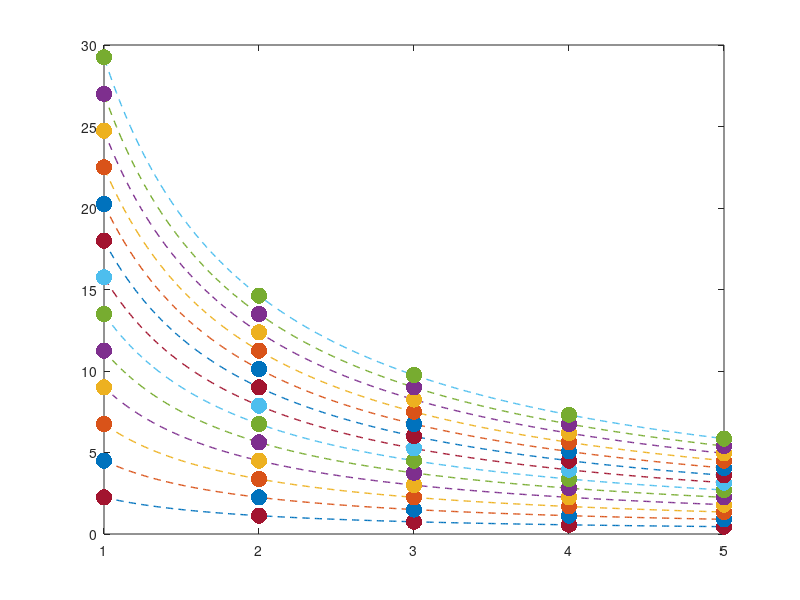

Write the MATLAB code that produced this figure. (Note: this script raises an error after producing the figure.)
% Probando cosas
clear, clc, close all

% Define colors
space_cadet = [37, 37, 65]/255 ;
light_sea_green = [32, 171, 161]/255;
bisque = [255, 225, 194]/255;
dark_orange = [255, 141, 26]/255;
brick_red = [206, 54, 79]/255;
ocean_blue = [73, 56, 181]/255;

% Define physic variables
N = 1:0.01:5; % Numero de vueltas del polipasto
N_d = 1:1:5; % Numero de vueltas del polipasto discreto
h = 0:1:12; % Numero de hilos del actuador
n = 8; % My number of wires

F_max = zeros(length(h), length(N)); % Force
F_rec = zeros(length(h), length(N)); % Force

F_max_d = zeros(length(h), length(N_d)); % Force
F_rec_d = zeros(length(h), length(N_d)); % Force

% Define graphic variables
color_plot_F = zeros(length(h), 3);

%% GET DATA
% Maximum Force
for i=1:length(h) 
    F_max(i,:) = 2.25*i./N;
    F_max_d(i,:) = 2.25*i./N_d;
    if i == 1
        color_plot_F(i,:) = light_sea_green(1,:);
    elseif i == n
        color_plot_F(i,:) = dark_orange(1,:);
    else
        color_plot_F(i,:) = bisque(1,:);
    end
end

% Minimum Force
for i=1:length(h) 
    F_rec(i,:) = 0.9*i.*N;
    F_rec_d(i,:) = 0.9*i.*N_d;
    if i == 1
        color_plot_F(i,:) = light_sea_green(1,:);
    elseif i == n
        color_plot_F(i,:) = dark_orange(1,:);
    else
        color_plot_F(i,:) = bisque(1,:);
    end
end

% F_max = normr(F_max);
% F_max_d = normr(F_max_d);

F_dif = - F_rec + F_max;
F_dif_d = - F_rec_d + F_max_d;

%% PLOTS 
fig_w = 20;
fig_h = 30;
fig_pos = [0 0 fig_w fig_h];
pdf_size = [fig_w fig_h-9];

% Force max
force_max_plot = figure('Name','Paraller Hoist SMA Actuator Forces','NumberTitle','off', 'Color', 'white', 'Units','centimeters', 'Position', fig_pos);
plot(N,F_max,'--','LineWidth',1)
hold on
plot(N_d,F_max_d,'.','MarkerSize',35);
colororder(color_plot_F)
xlabel('\fontsize{30}Number of hoist turns')
ylabel('\fontsize{30}Heating pull force (kg)')
legend('','','','','','','','','Theorical curves','','','','', ...
       'Single SMA Actuator','','','','','','', ...
       'Parallel Hoist SMA Actuator (8 wires)', ...
       'Parallel Hoist SMA Actuator (h wires)', ...
       'Location','northwest', ...
        'FontSize', 20)
grid off
xlim([1, N(end)])
set(gca,'fontsize', 25) 
grid on

% Force rec
force_rec_plot = figure('Name','Paraller Hoist SMA Actuator Forces','NumberTitle','off', 'Color', 'white', 'Units','centimeters', 'Position', fig_pos);
plot(N,F_rec, '--', 'LineWidth',1)
hold on
plot(N_d,F_rec_d,'.','MarkerSize',35);
colororder(color_plot_F)
xlabel('\fontsize{30}Number of hoist turns')
ylabel('\fontsize{30}Cooling deformation force (kg)')
legend('','','','','','','','','Theorical curves','','','','', ...
       'Single SMA Actuator','','','','','','', ...
       'Parallel Hoist SMA Actuator (8 wires)', ...
       'Parallel Hoist SMA Actuator (h wires)', ...
       'Location','northwest', ...
        'FontSize', 20)
grid off
xlim([1, N(end)])
set(gca,'fontsize', 25) 
grid on

% Force rec
force_dif_plot = figure('Name','Paraller Hoist SMA Actuator Forces','NumberTitle','off', 'Color', 'white', 'Units','centimeters', 'Position', fig_pos);
plot(N,F_dif, '--', 'LineWidth',1)
hold on
plot(N_d,F_dif_d,'.','MarkerSize',35);
colororder(color_plot_F)
xlabel('\fontsize{30}Number of hoist turns')
ylabel('\fontsize{30}Force advantage (kg)')
legend('','','','','','','','','Theorical curves','','','','', ...
       'Single SMA Actuator','','','','','','', ...
       'Parallel Hoist SMA Actuator (8 wires)', ...
       'Parallel Hoist SMA Actuator (h wires)', ...
       'Location','southwest', ...
        'FontSize', 20)
grid off
xlim([1, N(end)])
set(gca,'fontsize', 25) 
grid on

%% Export to PDF 
export = input('Export? ');
result_name = 'force_comp';

if export
    set(force_max_plot,'PaperSize',pdf_size);
    print(force_max_plot, strcat(result_name, '_max'), '-dpdf');

    set(force_rec_plot,'PaperSize',pdf_size);
    print(force_rec_plot, strcat(result_name, '_rec'), '-dpdf');

    set(force_dif_plot,'PaperSize',pdf_size);
    print(force_dif_plot, strcat(result_name, '_dif'), '-dpdf');
    
end